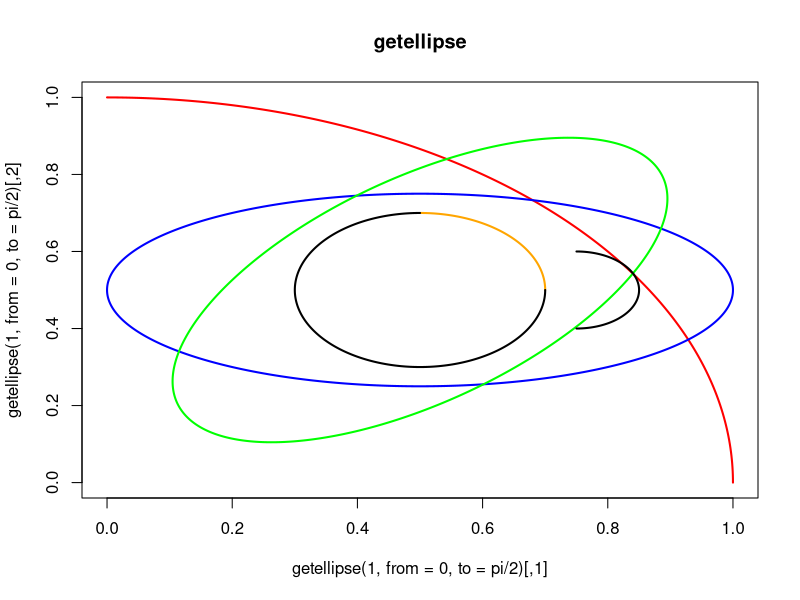
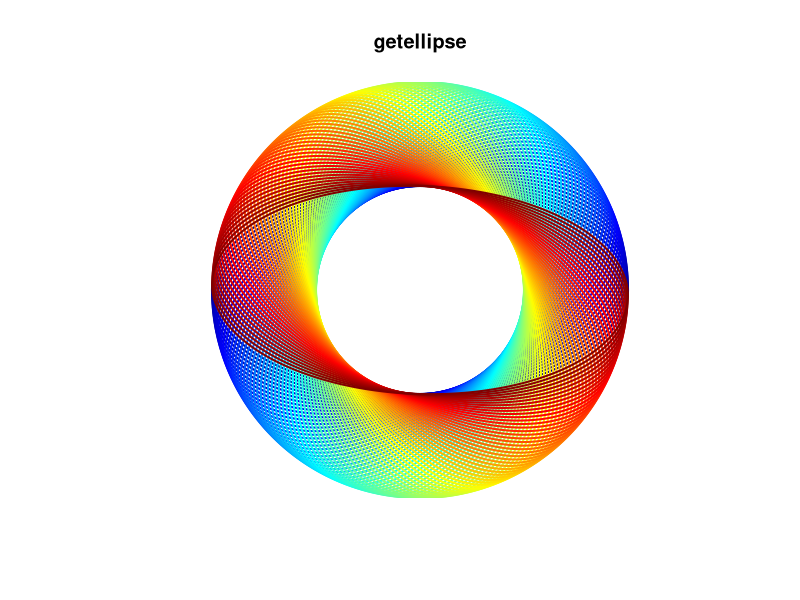

These figures' R source, in order:
# r2py crawler metadata
# package: shape
# source_type: rd_example
# topic: getellipse.Rd
# source_file: C:\Users\bened\AppData\Local\R\win-library\4.5\shape\help
# lines: 20

suppressPackageStartupMessages(library(shape))
plot(getellipse(1, from = 0, to = pi/2), type = "l", col = "red",
     lwd = 2, main = "getellipse")
lines(getellipse(0.5, 0.25, mid = c(0.5, 0.5)), type = "l", 
      col = "blue", lwd = 2)
lines(getellipse(0.5, 0.25, mid = c(0.5, 0.5), angle = 45), 
      type = "l", col = "green", lwd = 2)

lines(getellipse(0.2, 0.2, mid = c(0.5, 0.5), from = 0, to = pi/2), 
      type = "l", col = "orange", lwd = 2)
lines(getellipse(0.2, 0.2, mid = c(0.5, 0.5), from = pi/2, to = 0), 
      type = "l", col = "black", lwd = 2)
lines(getellipse(0.1, 0.1, mid = c(0.75, 0.5), from = -pi/2, to = pi/2), 
      type = "l", col = "black", lwd = 2)

emptyplot(main = "getellipse")
col <- femmecol(90)
for (i in seq(0, 180, by = 2)) 
      lines(getellipse(0.5, 0.25, mid = c(0.5, 0.5), angle = i),
            type = "l", col = col[(i/2)+1], lwd = 2)
